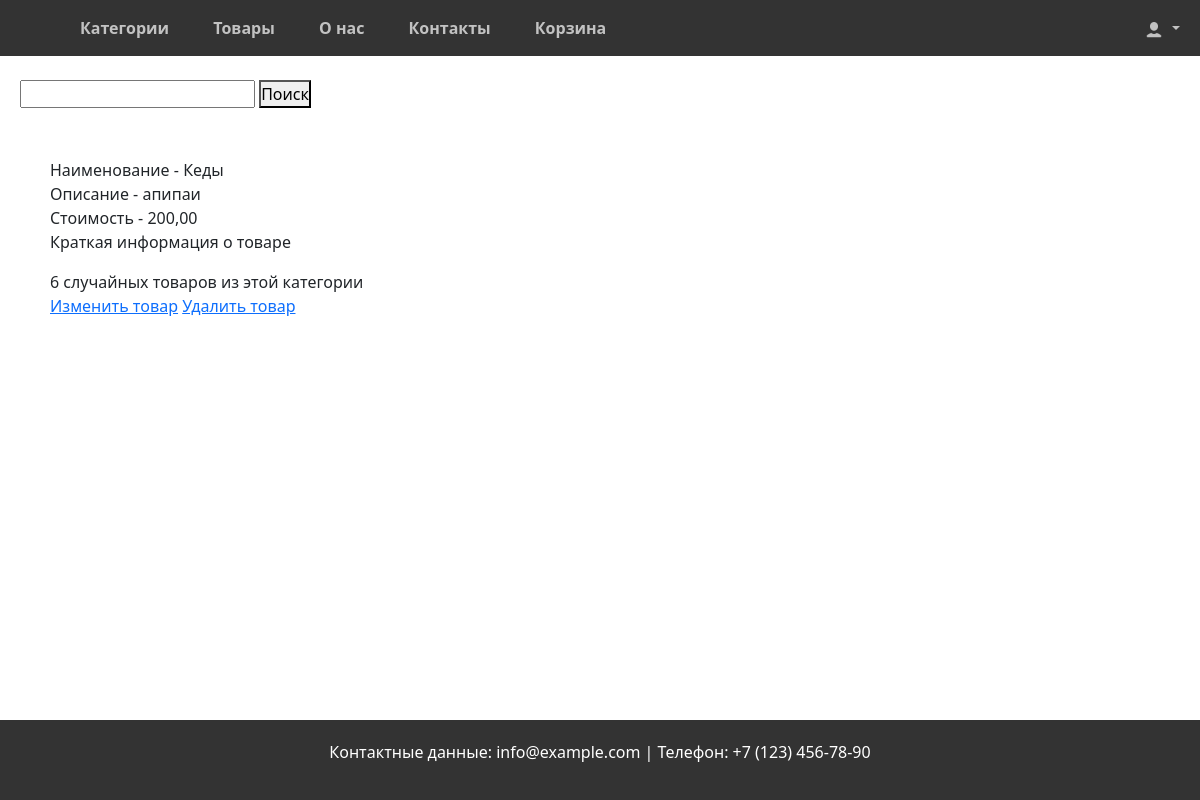
Screenshot of /product/kedy/ with the database file from the repository.
### shop/models.py (models this page shows, shortened)
class Product(models.Model):
    category = models.ForeignKey(Category,
                                 related_name='products',
                                 on_delete=models.CASCADE)
    name = models.CharField(max_length=200,
                            verbose_name='Название')
    description = models.TextField(blank=True)
    slug = models.SlugField(max_length=200)
    image = models.ImageField(upload_to='products/%Y/%m/%d',
                              blank=True)
    price = models.DecimalField(max_digits=10,
                                decimal_places=2)
    available = models.BooleanField(default=True)
    created = models.DateTimeField(auto_now_add=True)
    updated = models.DateTimeField(auto_now=True)
    class Meta:
        ordering = ['name']
        indexes = [
            models.Index(fields=['id', 'slug']),
            models.Index(fields=['name']),
            models.Index(fields=['-created']),
        ]
        verbose_name = 'Товар'
        verbose_name_plural = 'Товары'

### shop/views.py (the view)
# urls.py: path('<slug:slug>/', ProductDetailView.as_view(), name='product_detail'),
class ProductDetailView(DetailView):
    model = Product
    template_name = ('shop/admin/product_detail.html')
    context_object_name = 'product'
    slug_url_kwarg = 'slug'

### cart/context_processors.py (called while the page is built)
def cart(request):
    return {'cart': Cart(request)}

### cart/views.py (called while the page is built)
    def __len__(self):
        return sum(item['quantity'] for item in self.cart.values())

### shop/templates/shop/admin/product_detail.html (shortened to what this page needs)
{% extends 'base.html' %}
{% block content %}
<div>Наименование - {{product.name}}</div>
<div>Описание - {{product.description}}</div>
<div>Стоимость - {{product.price}}</div>
<p>Краткая информация о товаре</p>
<div>6 случайных товаров из этой категории</div>
<a href="{% url 'shop:product_edit' slug=product.slug %}">Изменить товар</a>
<a href="{% url 'shop:product_delete' slug=product.slug %}">Удалить товар</a>
{% endblock content %}

### static/css/styles.css (style rules this page uses)
* { box-sizing: border-box; margin: 0; padding: 0; }
body { font-family: Arial, sans-serif; background-color: #e2e1e1; min-height: 100%; }

### rows the page displays
Product: name "Кеды", description "апипаи", price "200,00"
